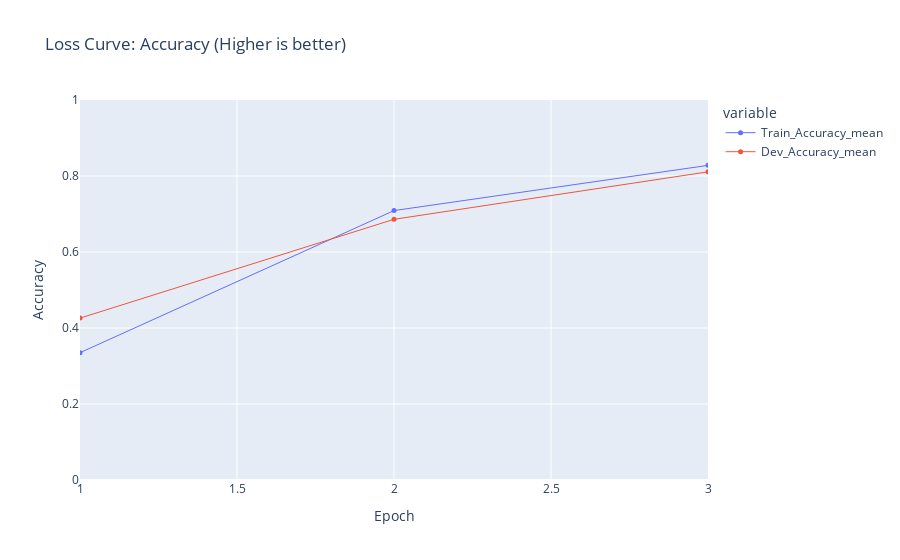

This figure's notebook cell:
### Code cell
def plot_summary(df):
	x = df.columns[0]
	y = df.columns[1:]
	fig = px.line(
		data_frame=df,
		x=x,
		y=y,
		title="Loss Curve: Accuracy (Higher is better)",
		range_x=[df[x].values.min(), df[x].values.max()],
		range_y=[0, 1], # df[y].values.min() * 0.95
		markers=True,
	)
	fig.update_layout(xaxis_title="Epoch", yaxis_title="Accuracy")
	fig.update_traces(
		patch={
			"marker": {"size": 5},
			"line": {
				"width": 1,
				# "dash": "dot"
			},
		}
	)

	fig.show()


plot_summary(summary)

### Figure 1 — Plotly figure (JSON) as saved in the notebook; plotly's stock layout.template omitted (floating-point values rounded to 4 significant figures)
{"data": [{"hovertemplate": "variable=Train_Accuracy_mean<br>Epoch_=%{x}<br>value=%{y}<extra></extra>", "legendgroup": "Train_Accuracy_mean", "line": {"color": "#636efa", "dash": "solid", "width": 1}, "marker": {"size": 5, "symbol": "circle"}, "mode": "markers+lines", "name": "Train_Accuracy_mean", "orientation": "v", "showlegend": true, "type": "scatter", "x": [1, 2, 3], "xaxis": "x", "y": [0.335, 0.709, 0.828], "yaxis": "y"}, {"hovertemplate": "variable=Dev_Accuracy_mean<br>Epoch_=%{x}<br>value=%{y}<extra></extra>", "legendgroup": "Dev_Accuracy_mean", "line": {"color": "#EF553B", "dash": "solid", "width": 1}, "marker": {"size": 5, "symbol": "circle"}, "mode": "markers+lines", "name": "Dev_Accuracy_mean", "orientation": "v", "showlegend": true, "type": "scatter", "x": [1, 2, 3], "xaxis": "x", "y": [0.426, 0.686, 0.811], "yaxis": "y"}], "layout": {"legend": {"title": {"text": "variable"}, "tracegroupgap": 0}, "title": {"text": "Loss Curve: Accuracy (Higher is better)"}, "xaxis": {"anchor": "y", "domain": [0, 1], "range": [1, 3], "title": {"text": "Epoch"}}, "yaxis": {"anchor": "x", "domain": [0, 1], "range": [0, 1], "title": {"text": "Accuracy"}}}}
